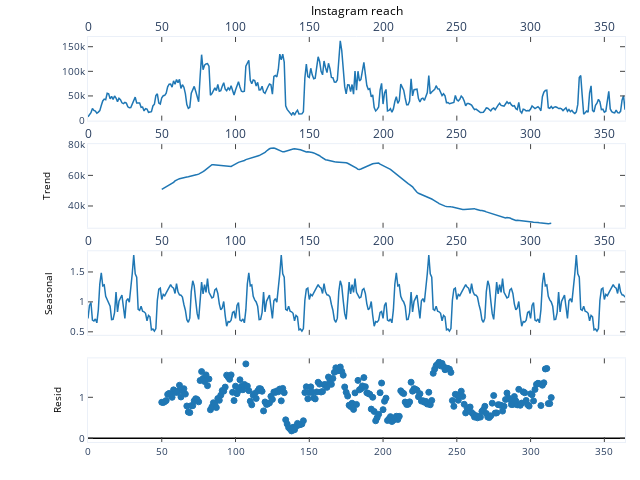

The notebook cell saved with this chart:
### Code cell
from plotly.tools import mpl_to_plotly
import matplotlib.pyplot as plt
from statsmodels.tsa.seasonal import seasonal_decompose

data = data[["Date", "Instagram reach"]]

result = seasonal_decompose(data['Instagram reach'], 
                            model='multiplicative', 
                            period=100)

fig = plt.figure()
fig = result.plot()

fig = mpl_to_plotly(fig)
fig.show()

### Figure 1 — Plotly figure (JSON) as saved in the notebook; plotly's stock layout.template omitted (floating-point values rounded to 4 significant figures; data arrays with more than 128 entries replaced by an {"elided": "..."} marker saying what was removed)
{"data": [{"line": {"color": "rgba (31, 119, 180, 1)", "dash": "solid", "width": 1.5}, "mode": "lines", "name": "_child0", "type": "scatter", "x": {"elided": "365 int values"}, "xaxis": "x", "y": {"elided": "365 int values"}, "yaxis": "y"}, {"line": {"color": "rgba (31, 119, 180, 1)", "dash": "solid", "width": 1.5}, "mode": "lines", "name": "_child0", "type": "scatter", "x": {"elided": "365 int values"}, "xaxis": "x2", "y": {"elided": "365 float values"}, "yaxis": "y2"}, {"line": {"color": "rgba (31, 119, 180, 1)", "dash": "solid", "width": 1.5}, "mode": "lines", "name": "_child0", "type": "scatter", "x": {"elided": "365 int values"}, "xaxis": "x3", "y": {"elided": "365 float values"}, "yaxis": "y3"}, {"marker": {"color": "#1F77B4", "line": {"color": "#1F77B4", "width": 1}, "opacity": 1, "size": 6, "symbol": "circle"}, "mode": "markers", "name": "_child0", "type": "scatter", "x": {"elided": "365 int values"}, "xaxis": "x4", "y": {"elided": "365 float values"}, "yaxis": "y4"}, {"line": {"color": "rgba (0, 0, 0, 1)", "dash": "solid", "width": 1.5}, "mode": "lines", "name": "_child1", "type": "scatter", "x": [0, 364], "xaxis": "x4", "y": [0, 0], "yaxis": "y4"}], "layout": {"annotations": [{"font": {"color": "#000000", "size": 12}, "showarrow": false, "text": "Instagram reach", "x": 0.5, "xanchor": "center", "xref": "paper", "y": 1.04, "yanchor": "bottom", "yref": "paper"}], "autosize": false, "height": 480, "hovermode": "closest", "margin": {"b": 38, "l": 88, "pad": 0, "r": 15, "t": 37}, "showlegend": false, "width": 640, "xaxis": {"anchor": "y", "domain": [0, 1], "mirror": "ticks", "nticks": 9, "range": [0, 364], "showgrid": false, "showline": true, "side": "top", "ticks": "inside", "type": "linear", "zeroline": false}, "xaxis2": {"anchor": "y2", "domain": [0, 1], "mirror": "ticks", "nticks": 9, "range": [0, 364], "showgrid": false, "showline": true, "side": "top", "ticks": "inside", "type": "linear", "zeroline": false}, "xaxis3": {"anchor": "y3", "domain": [0, 1], "mirror": "ticks", "nticks": 9, "range": [0, 364], "showgrid": false, "showline": true, "side": "top", "ticks": "inside", "type": "linear", "zeroline": false}, "xaxis4": {"anchor": "y4", "domain": [0, 1], "mirror": "ticks", "nticks": 9, "range": [0, 364], "showgrid": false, "showline": true, "side": "bottom", "tickfont": {"size": 10}, "ticks": "inside", "type": "linear", "zeroline": false}, "yaxis": {"anchor": "x", "domain": [0.7935, 1], "mirror": "ticks", "nticks": 4, "range": [-98.9, 169700.0], "showgrid": false, "showline": true, "side": "left", "tickfont": {"size": 10}, "ticks": "inside", "type": "linear", "zeroline": false}, "yaxis2": {"anchor": "x2", "domain": [0.529, 0.7355], "mirror": "ticks", "nticks": 5, "range": [25790.0, 80420.0], "showgrid": false, "showline": true, "side": "left", "tickfont": {"size": 10}, "ticks": "inside", "title": {"font": {"color": "#000000", "size": 10}, "text": "Trend"}, "type": "linear", "zeroline": false}, "yaxis3": {"anchor": "x3", "domain": [0.2645, 0.471], "mirror": "ticks", "nticks": 5, "range": [0.4489, 1.846], "showgrid": false, "showline": true, "side": "left", "tickfont": {"size": 10}, "ticks": "inside", "title": {"font": {"color": "#000000", "size": 10}, "text": "Seasonal"}, "type": "linear", "zeroline": false}, "yaxis4": {"anchor": "x4", "domain": [0, 0.2065], "mirror": "ticks", "nticks": 4, "range": [-0.09295, 1.952], "showgrid": false, "showline": true, "side": "left", "tickfont": {"size": 10}, "ticks": "inside", "title": {"font": {"color": "#000000", "size": 10}, "text": "Resid"}, "type": "linear", "zeroline": false}}}
